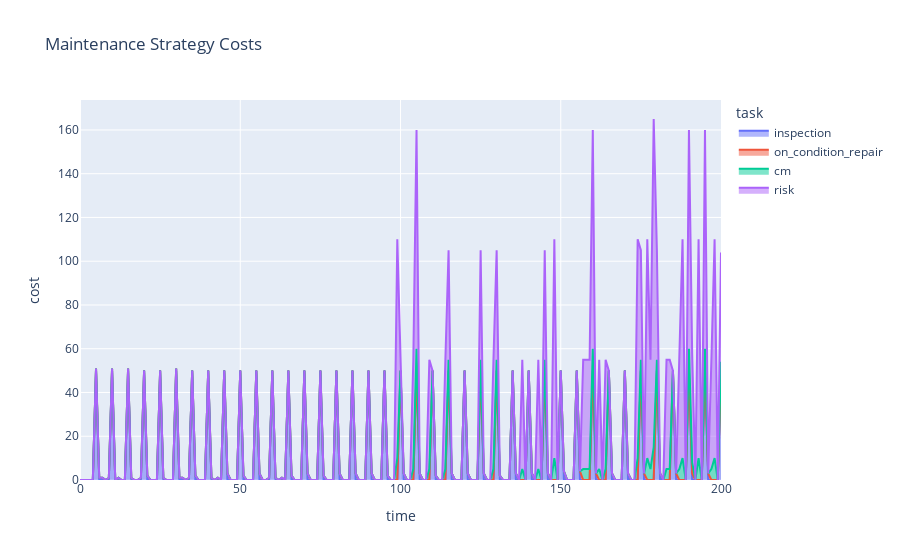

Here is the notebook cell this chart was saved with:
### Markdown cell above
## Maintenance Strategy

The maintenance strategy...

### Code cell
fm = FailureMode().set_demo()

fm.conditions['wall_thickness'] = Condition(100, 0, 'linear', [-5])
fm.tasks['inspection'].p_effective = 1

fm.reset()

fm.mc_timeline(t_end=200, n_iterations=1000)

df = fm.expected_risk_cost_df()

fig = px.area(df, x="time", y="cost", color="task", title='Maintenance Strategy Costs')
fig.show()

### Figure 1 — Plotly figure (JSON) as saved in the notebook; plotly's stock layout.template omitted (floating-point values rounded to 4 significant figures; data arrays with more than 128 entries replaced by an {"elided": "..."} marker saying what was removed)
{"data": [{"hovertemplate": "task=inspection<br>time=%{x}<br>cost=%{y}<extra></extra>", "legendgroup": "inspection", "line": {"color": "#636efa"}, "mode": "lines", "name": "inspection", "orientation": "v", "showlegend": true, "stackgroup": "1", "type": "scatter", "x": {"elided": "201 int values"}, "xaxis": "x", "y": {"elided": "201 int values"}, "yaxis": "y"}, {"hovertemplate": "task=on_condition_repair<br>time=%{x}<br>cost=%{y}<extra></extra>", "legendgroup": "on_condition_repair", "line": {"color": "#EF553B"}, "mode": "lines", "name": "on_condition_repair", "orientation": "v", "showlegend": true, "stackgroup": "1", "type": "scatter", "x": {"elided": "201 int values"}, "xaxis": "x", "y": {"elided": "201 int values"}, "yaxis": "y"}, {"hovertemplate": "task=cm<br>time=%{x}<br>cost=%{y}<extra></extra>", "legendgroup": "cm", "line": {"color": "#00cc96"}, "mode": "lines", "name": "cm", "orientation": "v", "showlegend": true, "stackgroup": "1", "type": "scatter", "x": {"elided": "201 int values"}, "xaxis": "x", "y": {"elided": "201 int values"}, "yaxis": "y"}, {"hovertemplate": "task=risk<br>time=%{x}<br>cost=%{y}<extra></extra>", "legendgroup": "risk", "line": {"color": "#ab63fa"}, "mode": "lines", "name": "risk", "orientation": "v", "showlegend": true, "stackgroup": "1", "type": "scatter", "x": {"elided": "201 int values"}, "xaxis": "x", "y": {"elided": "201 int values"}, "yaxis": "y"}], "layout": {"legend": {"title": {"text": "task"}, "tracegroupgap": 0}, "title": {"text": "Maintenance Strategy Costs"}, "xaxis": {"anchor": "y", "domain": [0, 1], "title": {"text": "time"}}, "yaxis": {"anchor": "x", "domain": [0, 1], "title": {"text": "cost"}}}}
